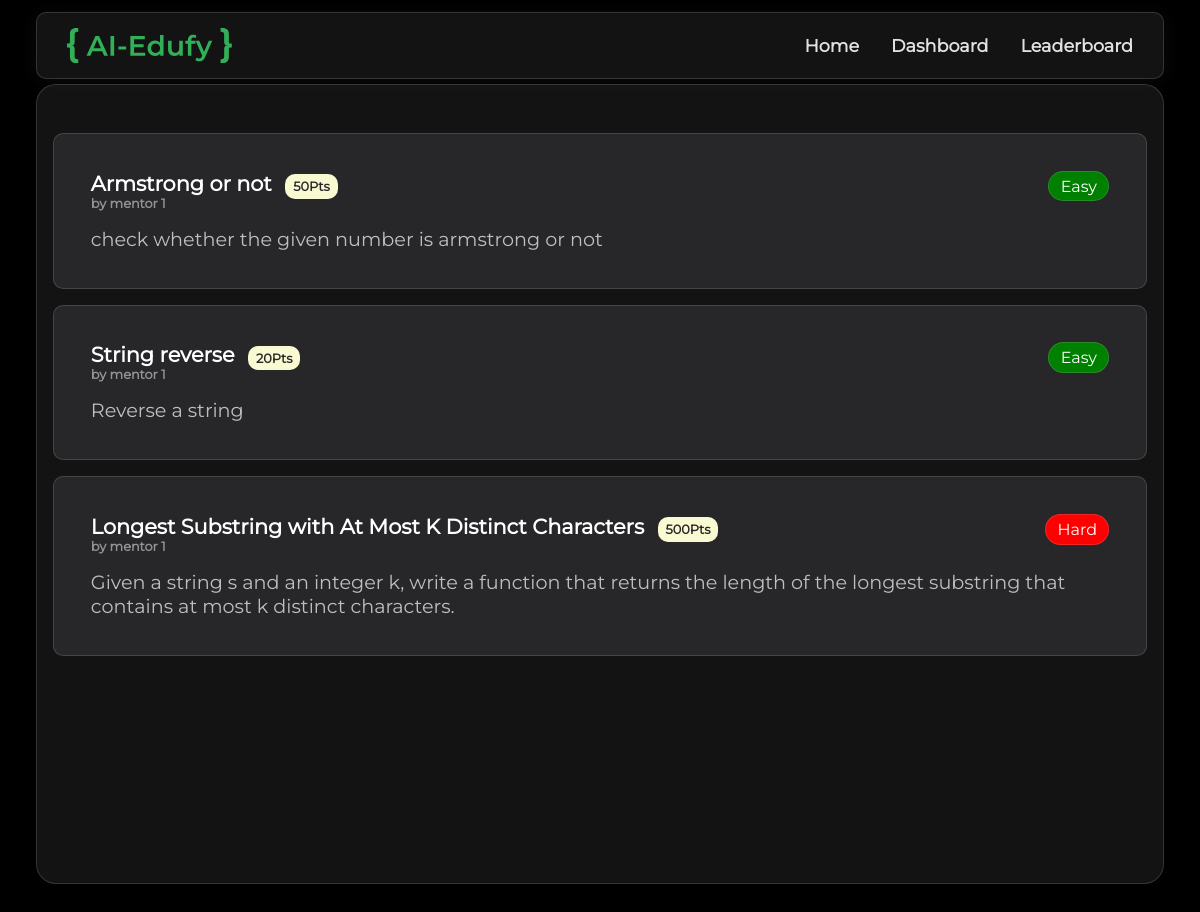
Before: /users/learner/index.php with the older database file.
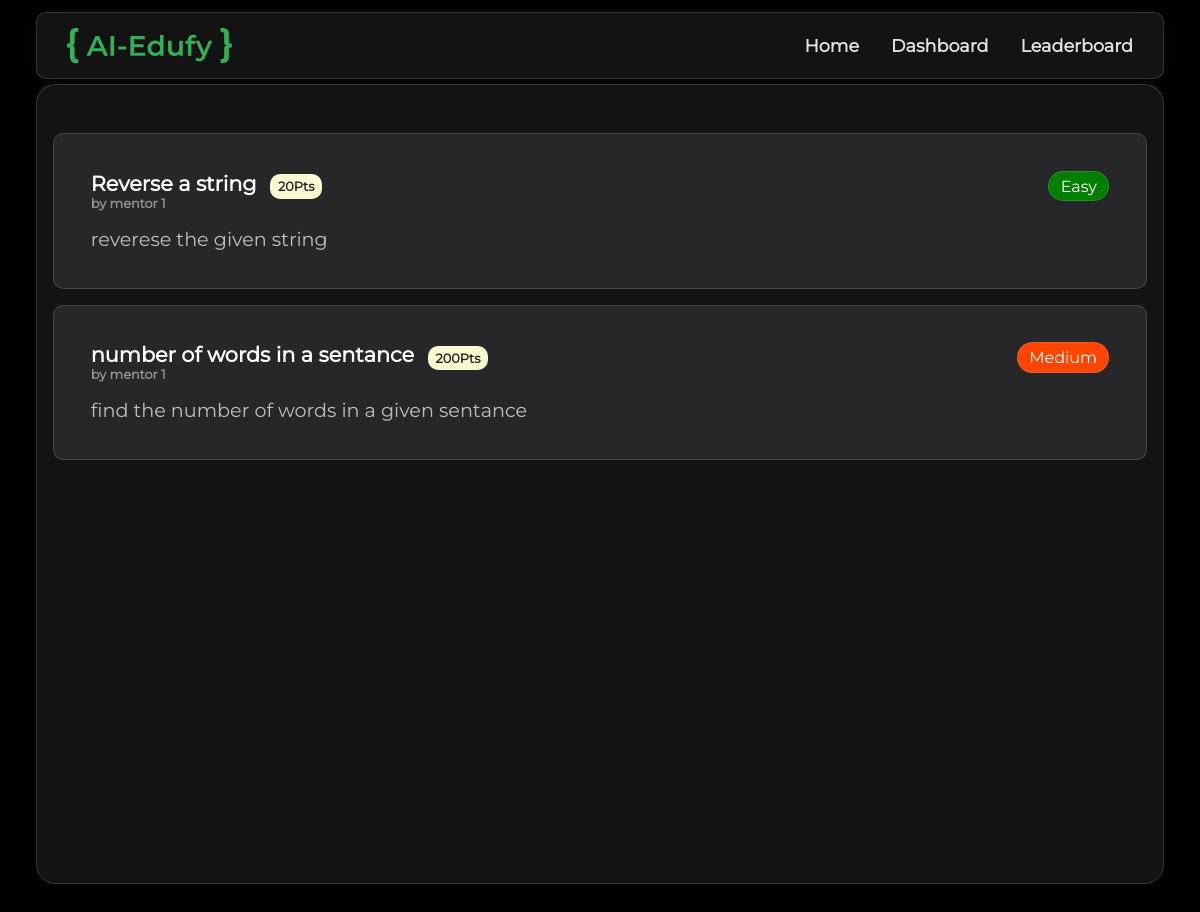
After: the same page with the newer database file.
### tables this page shows
CREATE TABLE `QUESTIONS` (
  `id` int(11) NOT NULL,
  `title` varchar(255) NOT NULL,
  `description` text NOT NULL,
  `type` enum('easy','medium','hard') NOT NULL,
  `mentor_id` int(11) NOT NULL,
  `points` int(11) NOT NULL
);

CREATE TABLE `USERS` (
  `id` int(11) NOT NULL,
  `profile_image` mediumtext DEFAULT NULL,
  `name` varchar(255) NOT NULL,
  `email` varchar(255) NOT NULL,
  `password` varchar(255) NOT NULL,
  `role` enum('learner','mentor') NOT NULL
);

### utils/tables.php (called while the page is built, shortened)
<?php
class BaseClass
{
    function __construct($dbcon, $tableName)
    {
        $this->dbcon = $dbcon;
        $this->tableName = $tableName;
    }
}
class Admin extends BaseClass
{
    function __construct($dbcon)
    {
        $createQuery = "CREATE TABLE IF NOT EXISTS " . $this->tableName . "(
            id INT PRIMARY KEY AUTO_INCREMENT,
            email VARCHAR(255) NOT NULL UNIQUE,
            password VARCHAR(255) NOT NULL
        ) AUTO_INCREMENT=1000";
    }
}
class Users extends BaseClass
{
    function __construct($dbcon)
    {
        $createQuery = "CREATE TABLE IF NOT EXISTS " . $this->tableName . "(
            id INT PRIMARY KEY AUTO_INCREMENT,
            profile_image TEXT NULL,
            name VARCHAR(255) NOT NULL,
            email VARCHAR(255) NOT NULL UNIQUE,
            password VARCHAR(255) NOT NULL,
            role ENUM('learner', 'mentor') NOT NULL
        ) AUTO_INCREMENT=1000";
    }
}
class Questions extends BaseClass
{
    function __construct($dbcon)
    {
        $createQuery = "CREATE TABLE IF NOT EXISTS " . $this->tableName . "(
            id INT PRIMARY KEY AUTO_INCREMENT,
            title VARCHAR(255) NOT NULL,
            description TEXT NOT NULL,
            type ENUM('easy', 'medium', 'hard') NOT NULL,
            mentor_id INT NOT NULL,
            points INT NOT NULL,
            FOREIGN KEY (mentor_id) REFERENCES USERS(id)
        ) AUTO_INCREMENT=1000";
    }
}
class TestCases extends BaseClass
{
    function __construct($dbcon)
    {
        $createQuery = "CREATE TABLE IF NOT EXISTS " . $this->tableName . "(
            id INT PRIMARY KEY AUTO_INCREMENT,
            input VARCHAR(255) NOT NULL,
            output VARCHAR(255) NOT NULL,
            question_id INT NOT NULL,
            FOREIGN KEY (question_id) REFERENCES QUESTIONS(id)
        ) AUTO_INCREMENT=1000";
    }
}
class CompletedQuestions extends BaseClass
{
    function __construct($dbcon)
    {
        $createQuery = "CREATE TABLE IF NOT EXISTS " . $this->tableName . "(
            learner_id INT NOT NULL,
            question_id INT NOT NULL,
            FOREIGN KEY (learner_id) REFERENCES USERS(id),
            FOREIGN KEY (question_id) REFERENCES QUESTIONS(id)
        )";
    }
}
?>

### utils/user.php (called while the page is built, shortened)
<?php
class User
{
    private $dbcon;
    public function __construct($dbcon)
    {
        $this->dbcon = $dbcon;
        $this->admin = new Admin($dbcon);
        $this->users = new Users($dbcon);
    }
    public function getAllQuestions()
    {
        $query = "SELECT q.*, u.name AS mentor_name FROM QUESTIONS q LEFT JOIN USERS u ON q.mentor_id = u.id";
        $result = $this->dbcon->query($query);
        if ($result->num_rows > 0) {
            $questions = [];
            while ($row = $result->fetch_assoc()) {
                $questions[] = [
                    'id' => $row['id'],
                    'mentor_name' => $row['mentor_name'],
                    'title' => $row['title'],
                    'description' => $row['description'],
                    'type' => $row['type'],
                    'points' => $row['points'],
                    'test_cases' => []
                ];
            }
            $questionIds = array_column($questions, 'id');
            $questionIdsString = implode(',', $questionIds);
            if (!empty($questionIdsString)) {
                $testCaseQuery = "SELECT * FROM TEST_CASES WHERE question_id IN ($questionIdsString)";
                $testCaseResult = $this->dbcon->query($testCaseQuery);
                if ($testCaseResult->num_rows > 0) {
                    while ($testCaseRow = $testCaseResult->fetch_assoc()) {
                        foreach ($questions as &$question) {
                            if ($question['id'] == $testCaseRow['question_id']) {
                                $question['test_cases'][] = [
                                    'id' => $testCaseRow['id'],
                                    'input' => $testCaseRow['input'],
                                    'output' => $testCaseRow['output'],
                                ];
                                break;
                            }
                        }
                    }
                }
            }
            return $questions;
        } else {
            return null;
        }
    }
}

### utils/connect.php (called while the page is built, shortened)
<?php
include_once("tables.php");
include_once("user.php");
$dbcon = createDb("localhost", "root", "", "aiEdufy");
$user = new User($dbcon);
?>

### common/questionBox.php (the view, shortened to what this page needs)
<head>
</head>
<div class="question-box">
    <div class="ques_header">
        <div>
            <p class="title">
                <?php echo $question['title']; ?>
                <span class="points"> <?php echo $question['points']; ?>Pts </span>
            </p>
            <p class="sub-title">by <?php echo $question['mentor_name'] ?></p>
        </div>
        <div class="tags">
            <p class="type pill <?php echo $question['type']; ?>" ><?php echo $question['type']; ?></p>
        </div>
    </div>
    <p class="ques-desc"><?php echo $question['description']; ?></p>
</div>

### users/learner/index.php (shortened to what this page needs)
<?php
include_once('../utils/connect.php');
$allQuestions = $user->getAllQuestions();
?>
<!DOCTYPE html>
<html lang="en">
<head>
    <link rel="stylesheet" href="../styles/global.css">
    <link rel="stylesheet" href="../styles/learner-page.css">
</head>
<body id="home">
    <?php include_once('header.php') ?>
    <main>
        <div class="questions-container">
            <?php
            if (isset($allQuestions)):
                foreach ($allQuestions as $question):
                    ?>
                    <a href="<?php echo "http://localhost/AI-Edufy/question?id=" . $question['id']; ?>">
                        <?php
                        include('../common/questionBox.php');
                        ?>
                    </a>
                <?php endforeach; ?>
                <?php
            else:
                ?>
                <div>No Questions</div>
            <?php endif ?>
        </div>
    </main>
</body>
</html>

### users/learner/header.php (shortened to what this page needs)
<?php
$navItems = [
    [
        "text" => 'Home',
        "link" => '/AI-Edufy'
    ],
    [
        "text" => 'Dashboard',
        "link" => '/AI-Edufy/dashboard'
    ],
    [
        "text" => 'Leaderboard',
        "link" => '/AI-Edufy/leaderboard'
    ]
];
?>
<head>
</head>
<body>
    <header>
        <div class="container">
            <img src="../public/logo.svg" alt="logo" class="logo" />
            <div class="center-items">
                <?php foreach ($navItems as $navItem): ?>
                    <a class="item" href=<?php echo $navItem["link"]; ?>><?php echo $navItem["text"]; ?></a>
                <?php endforeach; ?>
            </div>
        </div>
    </header>
</body>

### styles/global.css (style rules this page uses)
* { margin: 0; padding: 0; box-sizing: border-box; font-family: "Montserraat"; }
:root { --font-size: 1rem; --btn-primary-bg: #31b058; --btn-primary-bg-hover: #29c215; --btn-red-bg: red; --btn-red-hover-bg: rgb(255, 109, 109); --default-border: 0.5px solid rgba(190, 190, 190, 0.2); --default-box-shadow: 0px 2px 20px rgba(219, 219, 219, 0.051); --header-bg: #131314; --header-text-color: #e1e1e1; --header-text-hover-color: #31b058; --form-bg: var(--header-bg); --body-bg: rgb(0, 0, 0); --text-color: rgb(255, 255, 255); --place-holder-color: var(--text-color) / 10%; }
body { background-size: cover; background-position: center center; background-repeat: repeat; }
body { min-height: 100vh; width: 100vw; overflow-x: hidden; background-color: var(--body-bg); color: var(--text-color); }
header { position: fixed; top: 0; left: 0; width: 100vw; padding: 1% 3%; z-index: 100; }
header .container { background-color: var(--header-bg); padding: 15px 30px; display: flex; align-items: center; justify-content: space-between; border-radius: 10px; border: var(--default-border); box-shadow: var(--default-box-shadow); }
header .logo { height: 35px; }
header .center-items { display: flex; gap: 2rem; align-items: center; }
header .center-items .item { text-decoration: none; color: var(--header-text-color); font-size: 1.1rem; font-weight: 600; transition: all 0.5s; position: relative; }
header .center-items .item::after { content: " "; position: absolute; bottom: -3px; border-radius: 5px; left: 0; width: 0%; height: 2px; background-color: var(--header-text-hover-color); transition: all 0.3s ease-in; }
a { text-decoration: none; color: inherit; background: none; padding: 0; margin: 0; border: none; font-size: inherit; font-weight: inherit; line-height: inherit; display: inline; }

### common/questionBox.php (style rules this page uses)
.ques-desc { margin-top: 1rem; font-size: 1.2rem; opacity: .7; }

Changed rows visible on the page:
removed questions: title "Armstrong or not", points "50", mentor.name "mentor 1", type "Easy", description "check whether the given number is armstrong or not"
removed questions: title "String reverse", points "20", mentor.name "mentor 1", type "Easy", description "Reverse a string"
removed questions: title "Longest Substring with At Most K Distinct Characters", points "500", mentor.name "mentor 1", type "Hard", description "Given a string s and an integer k, write a function that returns the length of the longest substring that contains at most k distinct characters."
added questions: title "Reverse a string", points "20", mentor.name "mentor 1", type "Easy", description "reverese the given string"
added questions: title "number of words in a sentance", points "200", mentor.name "mentor 1", type "Medium", description "find the number of words in a given sentance"
